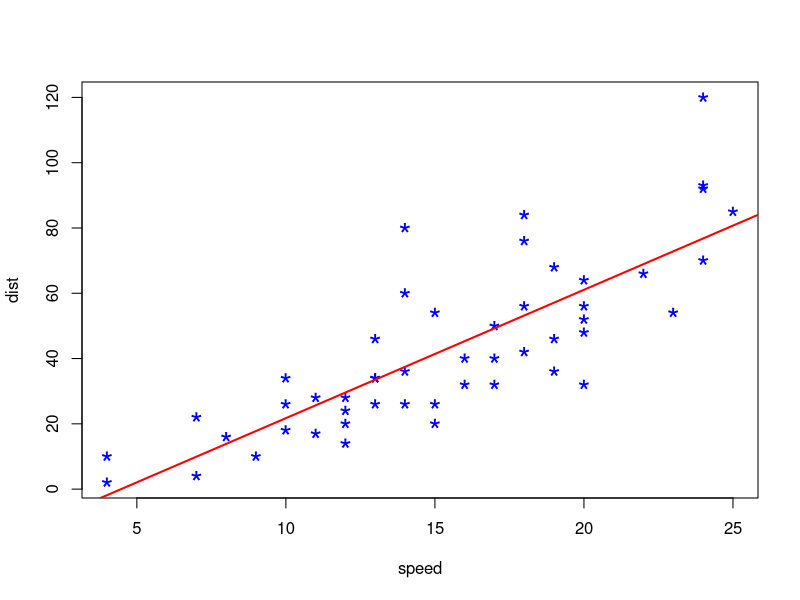
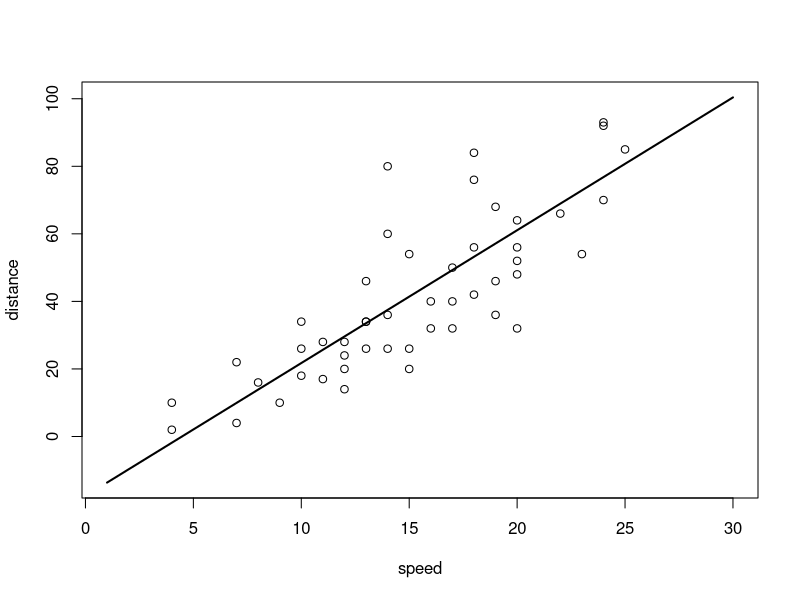
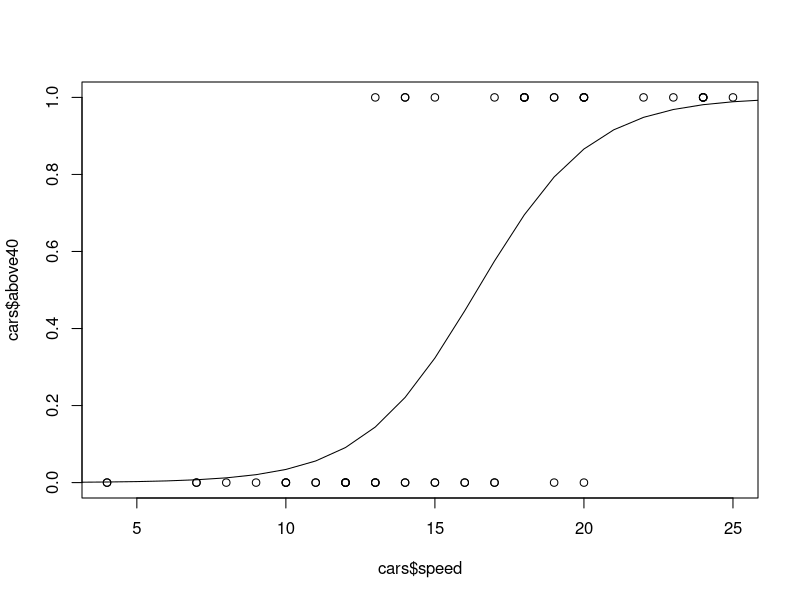

These charts were generated, in order, by the following R code:
## ---- chunk 1
head(cars)
m <- lm(dist ~ speed, data=cars)
m
## ---- chunk 2
summary(m)
anova(m)
residuals(m)[1:10]
## ---- chunk 3
plot(cars, col='blue', pch='*', cex=2)
abline(m, col='red', lwd=2)
## ---- chunk 4
p <- predict(m, data.frame(speed=1:30))
p
plot(1:30, p, xlab='speed', ylab='distance', type='l', lwd=2)
points(cars)
## ---- chunk 5
cars$above40 <- cars$dist > 40
## ---- chunk 6
mlog <- glm(above40 ~ speed, data=cars, family='binomial')
mlog
## ---- chunk 7
p <- predict(mlog, data.frame(speed=1:30), type='response')
## ---- chunk 8
plot(cars$speed, cars$above40)
lines(1:30, p)
